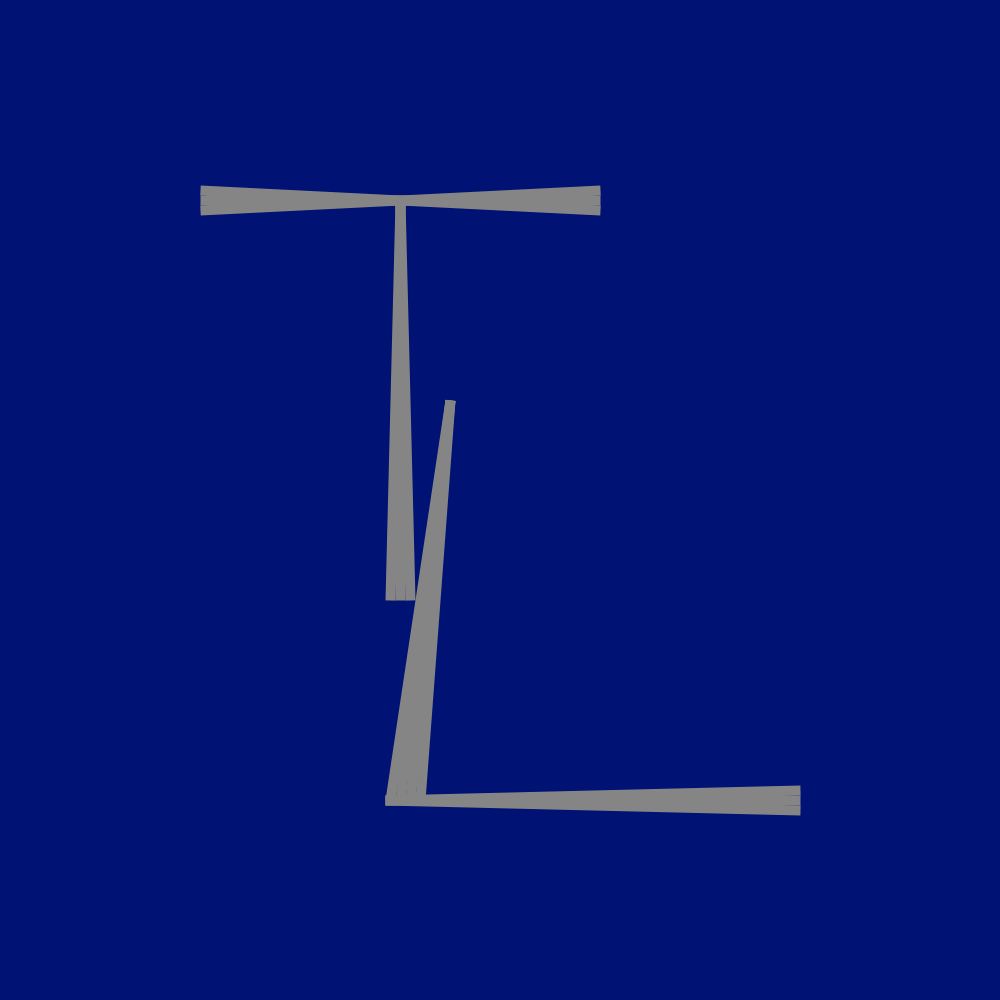
Frame 1 (no input)
Frame 60 (the mouse pressed at the canvas centre just before this capture): identical to frame 1, image omitted
Frame 120 (the mouse held since frame 60 and released just before this capture): identical to frame 1, image omitted

The Processing sketch that drew this single still picture (run headless with seeded random() and noise(); from frame 60 on, the mouse is pressed at the canvas centre):

// Processing sketch: processing_89063
// ── processing_89063.pde

void setup() {
size(1000,1000);
smooth();
}
void draw() {
background(4723);
strokeWeight( 10) ;
stroke(133);
strokeWeight(10.);
strokeCap(SQUARE);
line(200, 200, 400, 200);//leftcross t
line(200, 190, 400, 200);//left cross t
line(200, 210, 400, 200);//left cross t
line(600, 200, 400, 200);//right cross t
line(800, 810, 385, 800);// bottom stroke L
line(800, 800, 385, 800);// bottom stroke L
line(800, 790, 385, 800);// bottom stroke L
line(450, 400, 400, 800);//vert stroke L
line(450, 400, 410, 800);//vert stroke L
line(450, 400, 390, 800);//vert stroke L
line(450, 400, 420, 800);//vert stroke L
line(400, 200, 400, 600);//vert stroke t
line(400, 200, 390, 600);//vert stroke t
line(400, 200, 410, 600);//vert stroke t
stroke(133);

line(600, 210, 400, 200);
line(600, 190, 400, 200);
beginShape();
vertex(400, 800);
endShape();

println("x = " + mouseX + " y = " + mouseY);


}
